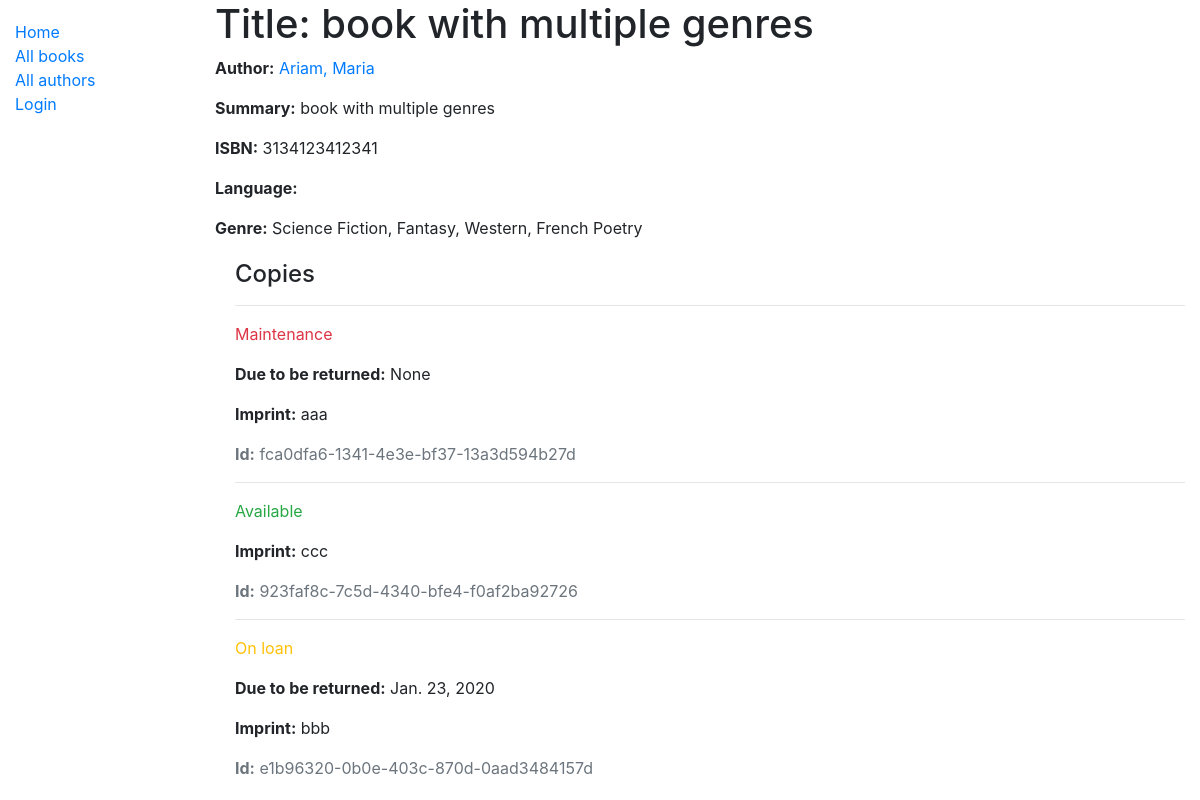
The app's page /catalog/book/4 with its own data.
### catalog/models.py (models this page shows, shortened)
class Book(models.Model):
    title = models.CharField(max_length=200)
    author = models.ForeignKey('Author', on_delete=models.SET_NULL, null=True)
    summary = models.TextField(max_length=1000, help_text='Enter a brief description of the book')
    isbn = models.CharField('ISBN', max_length=13, help_text='13 Character <a href="https://www.isbn-international.org/content/what-isbn">ISBN number</a>')
    genre = models.ManyToManyField(Genre, help_text='Select a genre for this book')
    def display_genre(self):
        """Because one book can have multiple genres, creates a string with the first 3 Genres.
         This is required to display genre in Admin."""
        return ', '.join([genre.name for genre in self.genre.all()[:3]])
    display_genre.short_description = 'Genre'

class Author(models.Model):
    first_name = models.CharField(max_length=100)
    last_name = models.CharField(max_length=100)
    date_of_birth = models.DateField(null=True, blank=True)
    date_of_death = models.DateField('Died', null=True, blank=True)
    class Meta:
        ordering = ['last_name', 'first_name']
    def __str__(self):
        return f'{self.last_name}, {self.first_name}'

class Genre(models.Model):
    name = models.CharField(max_length=200, help_text='Enter a book genre (e.g. Science Fiction)')
    def __str__(self):
        return self.name

class BookInstance(models.Model):
    id = models.UUIDField(primary_key=True, default=uuid.uuid4, help_text='Unique ID for this particular book across whole library')
    book = models.ForeignKey('Book', on_delete=models.SET_NULL, null=True)
    imprint = models.CharField(max_length=200, help_text='version details of a book')
    due_back = models.DateField(null=True, blank=True)
    borrower = models.ForeignKey(User, on_delete=models.SET_NULL, null=True, blank=True)
    LOAN_STATUS = (
        ('m', 'Maintenance'),
        ('o', 'On loan'),
        ('a', 'Available'),
        ('r', 'Reserved'),
    )
    status = models.CharField(
        max_length=1,
        choices=LOAN_STATUS,
        blank=True,
        default='m',
        help_text='Book availability',
    )
    class Meta:
        ordering = ['due_back']
        permissions = (
            ('can_mark_returned', 'Set book as returned'),
            ('librarian', 'Librarian access'),
        )

### catalog/views.py (the view)
# urls.py: path('book/<int:pk>', views.BookDetailView.as_view(), name='book-detail'),
class BookDetailView(generic.DetailView):
    model = Book

### catalog/templates/catalog/book_detail.html
{% extends "base_generic.html" %}
{% block content %}
  <h1>Title: {{ book.title }}</h1>
  <p><strong>Author:</strong> <a href="{% url 'author-detail' book.author.pk %}">{{ book.author }}</a></p>
  <p><strong>Summary:</strong> {{ book.summary }}</p>
  <p><strong>ISBN:</strong> {{ book.isbn }}</p>
  <p><strong>Language:</strong> {{ book.language }}</p>
  <p><strong>Genre:</strong> {{ book.genre.all|join:", " }}</p>
  <div style="margin-left:20px;margin-top:20px">
    <h4>Copies</h4>
    {% for copy in book.bookinstance_set.all %}
      <hr>
      <p class="{% if copy.status == 'a' %}text-success{% elif copy.status == 'm' %}text-danger{% else %}text-warning{% endif %}">
        {{ copy.get_status_display }}
      </p>
      {% if copy.status != 'a' %}
        <p><strong>Due to be returned:</strong> {{ copy.due_back }}</p>
      {% endif %}
      <p><strong>Imprint:</strong> {{ copy.imprint }}</p>
      <p class="text-muted"><strong>Id:</strong> {{ copy.id }}</p>
    {% endfor %}
  </div>
{% endblock %}

### records on screen
Book: title "book with multiple genres", author "Ariam, Maria", summary "book with multiple genres", isbn "3134123412341", genre.all "Science Fiction, Fantasy, Western, French Poetry"
BookInstance: status "Maintenance", due_back "None", imprint "aaa", id "fca0dfa6-1341-4e3e-bf37-13a3d594b27d"
BookInstance: status "Available", imprint "ccc", id "923faf8c-7c5d-4340-bfe4-f0af2ba92726"
BookInstance: status "On loan", due_back "Jan. 23, 2020", imprint "bbb", id "e1b96320-0b0e-403c-870d-0aad3484157d"
